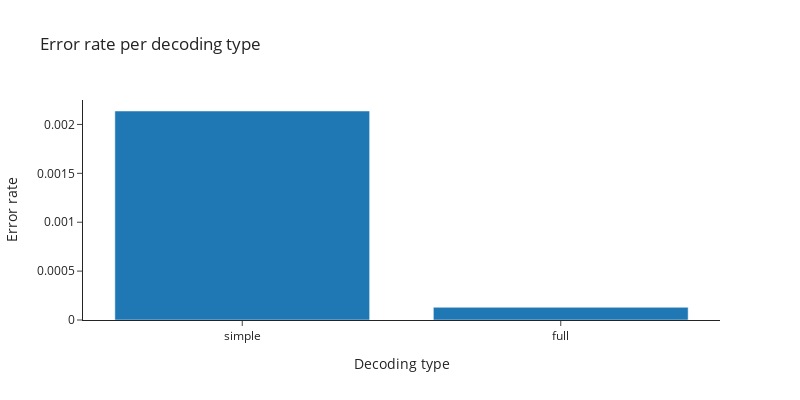

The cell this chart's notebook holds for it:
### Markdown cell above
# Overall error rate and dropout

compares the overall error rates between simple and full decoding, can only be plotted when both decoding types were performed

### Code cell
rates = {}
for decoding in ['simple', 'full']:
    subpath = f'./{path}decoding_{decoding}/'
    rates[decoding] = float(open(f'{subpath}/errorperseq.txt', 'r').readline())/sequence_length

px.bar(
    x=rates.keys(),
    y=rates.values(),
    labels={'x': 'Decoding type', 'y': 'Error rate'},
    title='Error rate per decoding type',
    template='simple_white',
    width=800,
    height=400,
)

### Figure 1 — Plotly figure (JSON) as saved in the notebook; plotly's stock layout.template omitted (floating-point values rounded to 4 significant figures)
{"data": [{"alignmentgroup": "True", "hovertemplate": "Decoding type=%{x}<br>Error rate=%{y}<extra></extra>", "legendgroup": "", "marker": {"color": "#1F77B4", "pattern": {"shape": ""}}, "name": "", "offsetgroup": "", "orientation": "v", "showlegend": false, "textposition": "auto", "type": "bar", "x": ["simple", "full"], "xaxis": "x", "y": [0.002138, 0.00013], "yaxis": "y"}], "layout": {"barmode": "relative", "height": 400, "legend": {"tracegroupgap": 0}, "title": {"text": "Error rate per decoding type"}, "width": 800, "xaxis": {"anchor": "y", "domain": [0, 1], "title": {"text": "Decoding type"}}, "yaxis": {"anchor": "x", "domain": [0, 1], "title": {"text": "Error rate"}}}}
